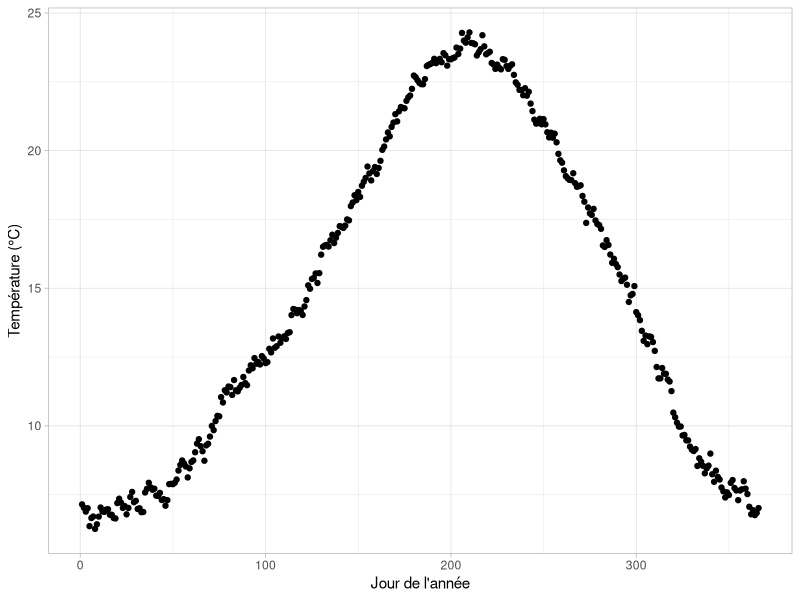
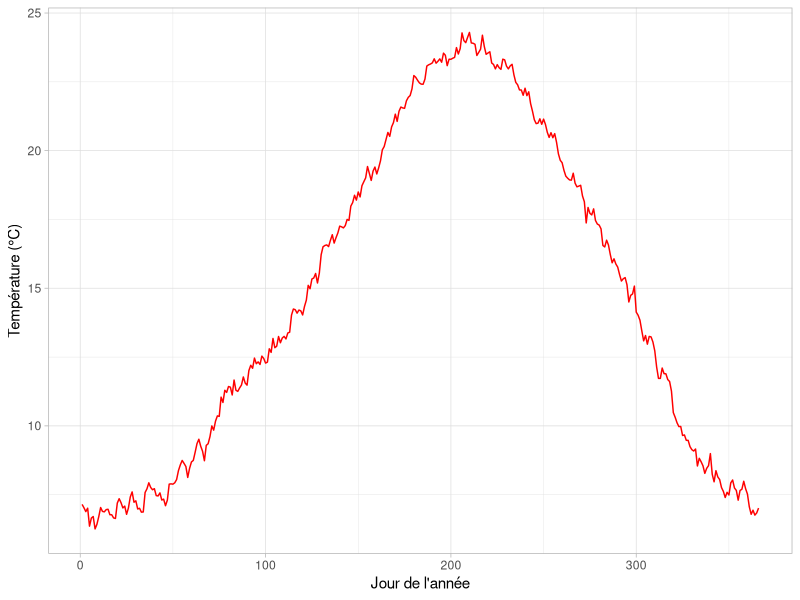
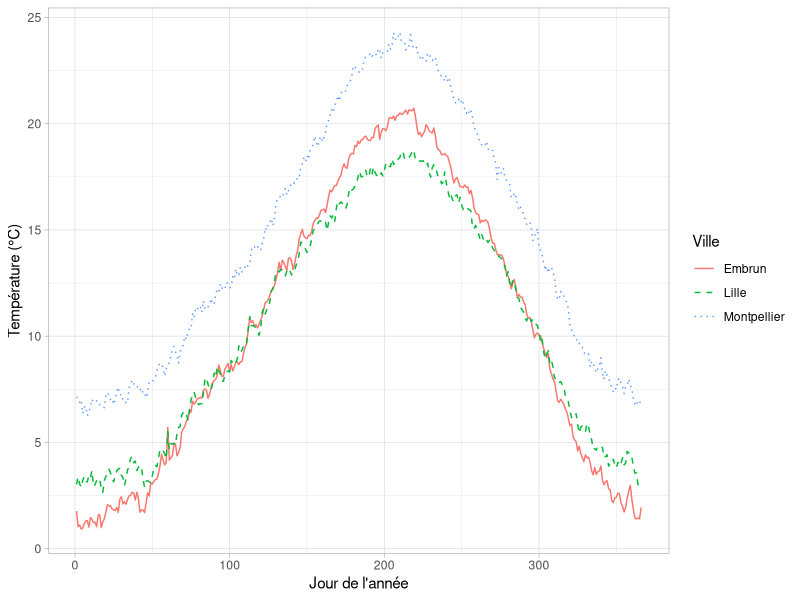
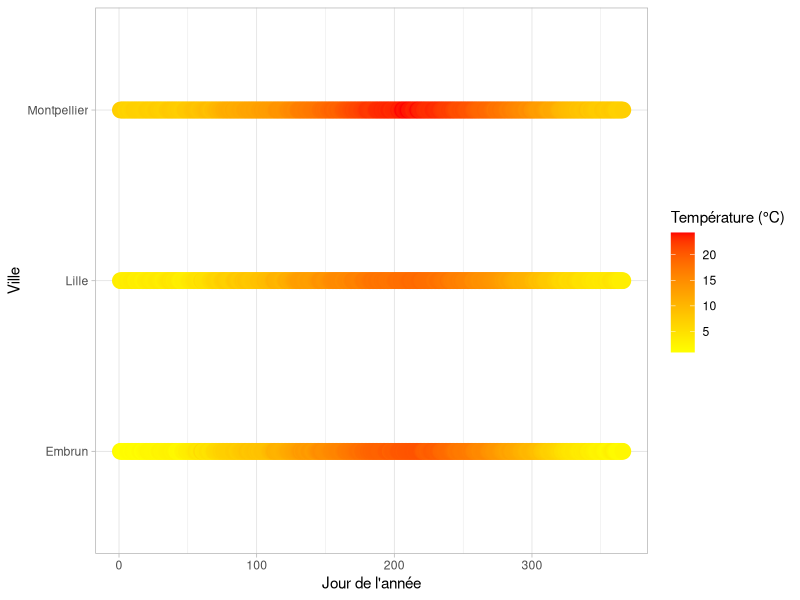
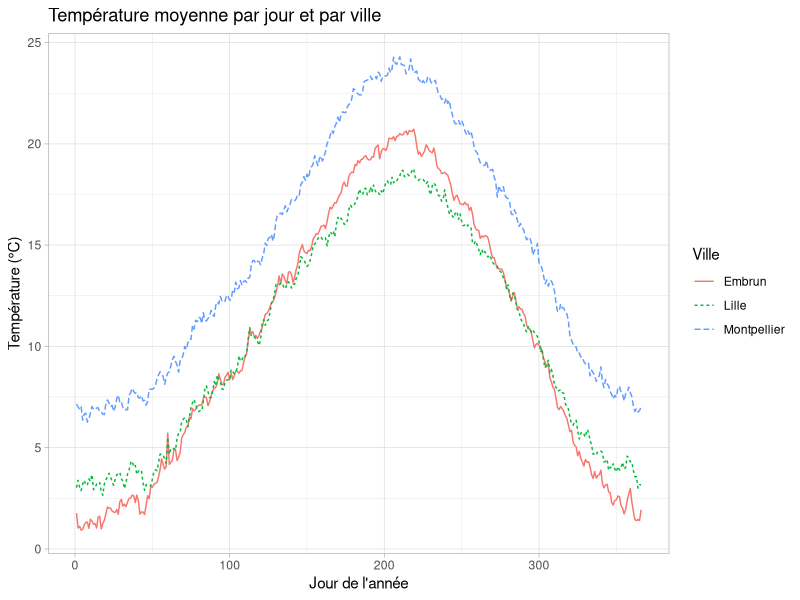
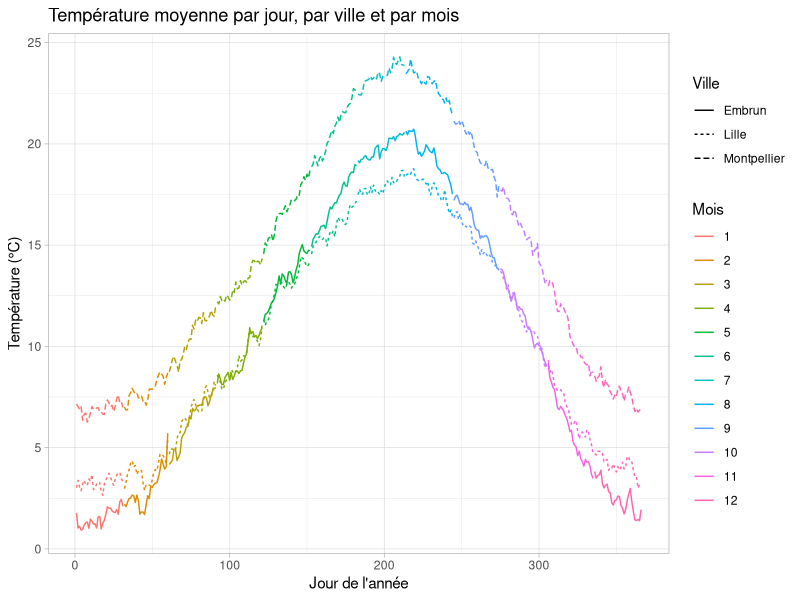
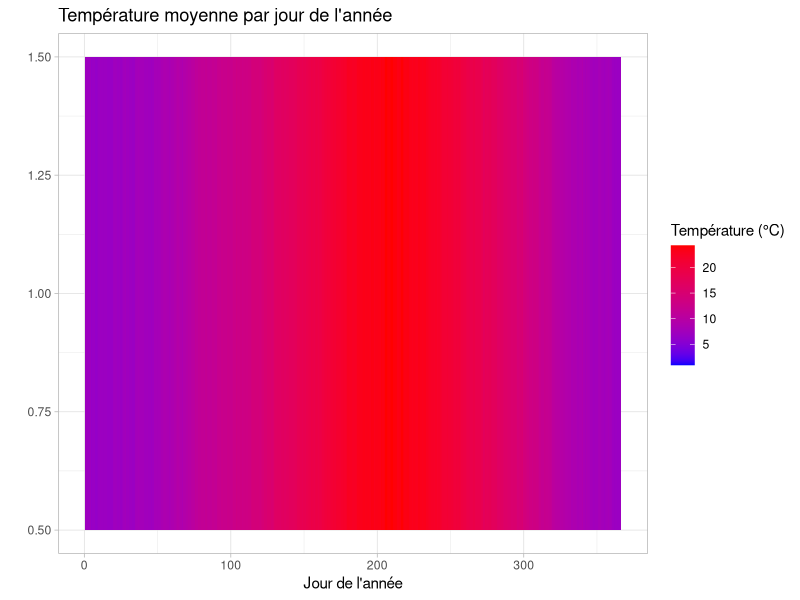
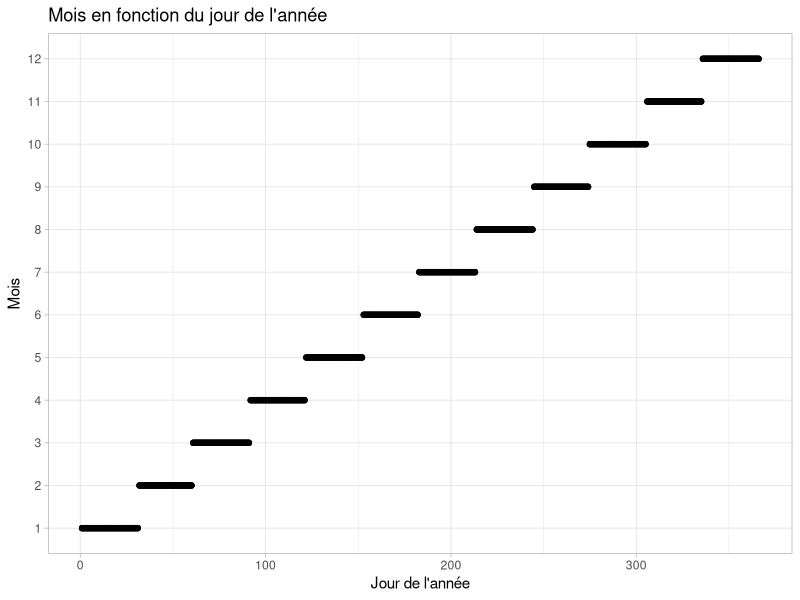

Recreate these plots in R, in order.
## ---- chunk 1
library(here)
library(ggplot2)
knitr::opts_chunk$set(echo = TRUE)
## ---- chunk 2
temps_average <- read.csv(file = here("data", "temp_average.csv"))
temps_montpellier <- subset(temps_average, city == "Montpellier")
head(temps_montpellier)
## ---- chunk 3
average_temp <- mean(temps_montpellier$temperature)
cat("Température moyenne sur l’année 2020 à Montpellier", average_temp, "\n")
## ---- chunk 4
avg_day <- temps_montpellier[average_temp,]$day_of_year
date_avg_day <- as.Date(avg_day, origin="2019-12-31")
cat("Jour de température moyenne", toString(date_avg_day))
## ---- chunk 5
min_day <- temps_montpellier[which.min(temps_montpellier$temperature),]$day_of_year
date_min_day <- as.Date(min_day, origin="2019-12-31")
cat("Jour le plus froid ", toString(date_min_day))
## ---- chunk 6
max_day <- temps_montpellier[which.max(temps_montpellier$temperature),]$day_of_year
date_max_day <- as.Date(max_day, origin="2019-12-31")
cat("Jour le plus chaud ", toString(date_max_day))
## ---- chunk 7
ggplot(temps_montpellier, aes(x = day_of_year, y = temperature )) + 
  geom_point() + 
  theme_light() + 
  labs(x="Jour de l'année", y="Température (°C)")
## ---- chunk 8
ggplot(temps_montpellier, aes(x = day_of_year, y = temperature )) + 
  geom_line(color="red") + 
  theme_light() + 
  labs(x="Jour de l'année", y="Température (°C)")
## ---- chunk 9
ggplot(temps_average, aes(x = day_of_year, y = temperature, linetype = city, color = city)) +
geom_line() +
theme_light() +
labs(x = "Jour de l'année", y = "Température (°C)", linetype = "Ville", color = "Ville") +
scale_linetype_manual(values = c("solid", "dashed", "dotted"))
## ---- chunk 10
ggplot(temps_average, aes(x = day_of_year, y = city, color = temperature)) +
  geom_point(size = 5) +
  scale_color_gradient(low = "yellow", high = "red") + # Définir le gradient de couleur
  theme_light() + 
  labs(x = "Jour de l'année", y = "Ville") +
  guides(color = guide_colorbar(title = "Température (°C)"))
## ---- chunk 11
ggplot(temps_average, aes(x = day_of_year, y = temperature, color = city, linetype = city)) +
  geom_line() +
  theme_light() +
  labs(x = "Jour de l'année", y = "Température (°C)", title = "Température moyenne par jour et par ville", color = "Ville", linetype = "Ville")

## ---- chunk 12
ggplot(temps_average, aes(x = day_of_year, y = temperature, linetype = city, color = factor(month))) +
  geom_line() +
  theme_light() +
  labs(x = "Jour de l'année", y = "Température (°C)", title = "Température moyenne par jour, par ville et par mois", linetype = "Ville", color = "Mois")

## ---- chunk 13
ggplot(temps_average, aes(x = day_of_year, y = 1, fill = temperature)) + 
  geom_tile() + 
  scale_fill_gradient(low = "blue", high = "red") +
  theme_light() +
  labs(x = "Jour de l'année", y = "", title = "Température moyenne par jour de l'année", fill = "Température (°C)")

## ---- chunk 14
ggplot(temps_average, aes(x = day_of_year, y = factor(month))) +
  geom_point() +
  theme_light() +
  labs(x = "Jour de l'année", y = "Mois", title = "Mois en fonction du jour de l'année")


## ---- chunk 15
ggplot(temps_average, aes(x = day_of_year, y = city, color = temperature)) +
  geom_point(size = 5) +
  scale_color_gradient(low = "yellow", high = "red") + # Définir le gradient de couleur
  theme_light() + 
  labs(x = "Jour de l'année", y = "Ville", title = "Température moyenne par jour et par ville", color = "Température (°C)") +
  guides(color = guide_colorbar(title = "Température (°C)")) +
  xlab("Jour de l'année (1-365)") + 
  ylab("Ville") + 
  ggtitle("Variation de la Température Moyenne Journalière par Ville")

